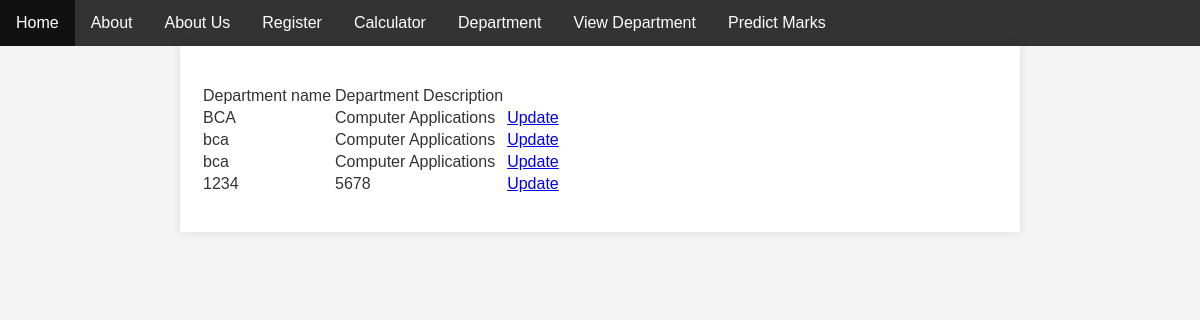
The app's page /deptview/, older data.
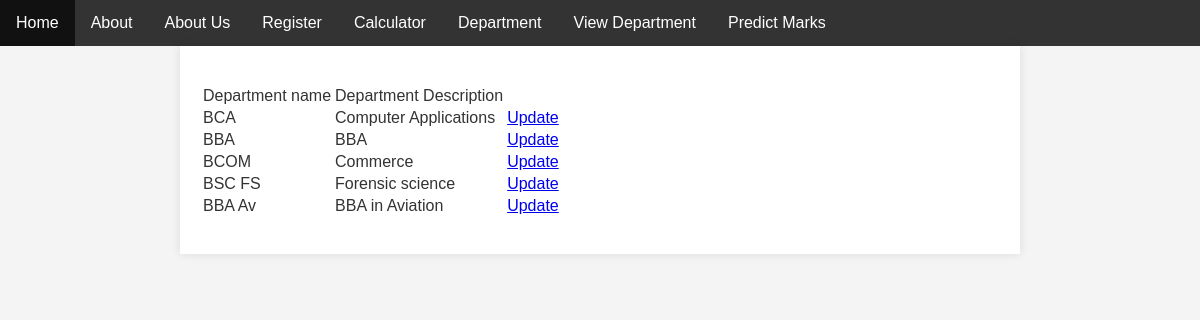
The same page, newer data.
### basics/models.py (models this page shows)
class StudentDepartment(models.Model):
    DEPT_NAME = models.CharField(max_length=500)
    DEPT_DESC = models.CharField(max_length=500)

### basics/views.py (the view)
# urls.py: path('deptview/',departmentview,name="departmentview"),
def departmentview(request):
    getdepartments=StudentDepartment.objects.all()
    return render(request,'departmentview.html',context={'getdepartments':getdepartments})

### basics/templates/departmentview.html (shortened to what this page needs)
<html>
    <head>
    </head>
    <body>
        {% extends 'index.html'%}
        {% block content%}
        <form method = "POST">
            <br/>
            <table>
                <tr>
                    <td>Department name</td>
                    <td>Department Description</td>
                </tr>
                {% for department in getdepartments%}
                <tr>
                    <td>{{ department.DEPT_NAME }}</td>
                    <td>{{department.DEPT_DESC}}</td>
                    <td><a href="/departmentupdate/{{department.id}}">Update</a></td>
                </tr>
                {% endfor%}
            </table>
        </form>
        {% endblock %}

### basics/templates/index.html (shortened to what this page needs)
<!DOCTYPE html>
<html lang="en">
<head>
</head>
<body>
  <ul>
    <li><a href="{% url 'index' %}">Home</a></li>
    <li><a href="{% url 'about' %}">About</a></li>
    <li><a href="{% url 'aboutus' %}">About Us</a></li>
    <li><a href="{% url 'register' %}">Register</a></li>
    <li><a href="{% url 'calc' %}">Calculator</a></li>
    <li><a href="{% url 'department' %}">Department</a></li>
    <li><a href="{% url 'departmentview' %}">View Department</a></li>
    <li><a href="{% url 'marks' %}">Predict Marks</a></li>
  </ul>
  <div class="content">
    {% block content %}
    {% endblock %}
  </div>
</body>
</html>

### basics/templates/index.html (style rules this page uses)
body { font-family: Arial, sans-serif; margin: 0; padding: 0; background-color: #f4f4f4; color: #333; }
ul { list-style-type: none; padding: 0; background-color: #333; overflow: hidden; margin: 0; }
ul li { float: left; }
ul li a { display: block; color: white; text-align: center; padding: 14px 16px; text-decoration: none; }
.content { padding: 20px; max-width: 800px; margin: auto; background-color: #fff; box-shadow: 0 0 10px rgba(0, 0, 0, 0.1); }

Row changes from the older to the newer data that the page shows:
removed StudentDepartment: DEPT_NAME "1234", DEPT_DESC "5678"
changed StudentDepartment: DEPT_NAME "bca" → "BBA"; DEPT_DESC "Computer Applications" → "BBA"
changed StudentDepartment: DEPT_NAME "bca" → "BCOM"; DEPT_DESC "Computer Applications" → "Commerce"
added StudentDepartment: DEPT_NAME "BSC FS", DEPT_DESC "Forensic science"
added StudentDepartment: DEPT_NAME "BBA Av", DEPT_DESC "BBA in Aviation"
